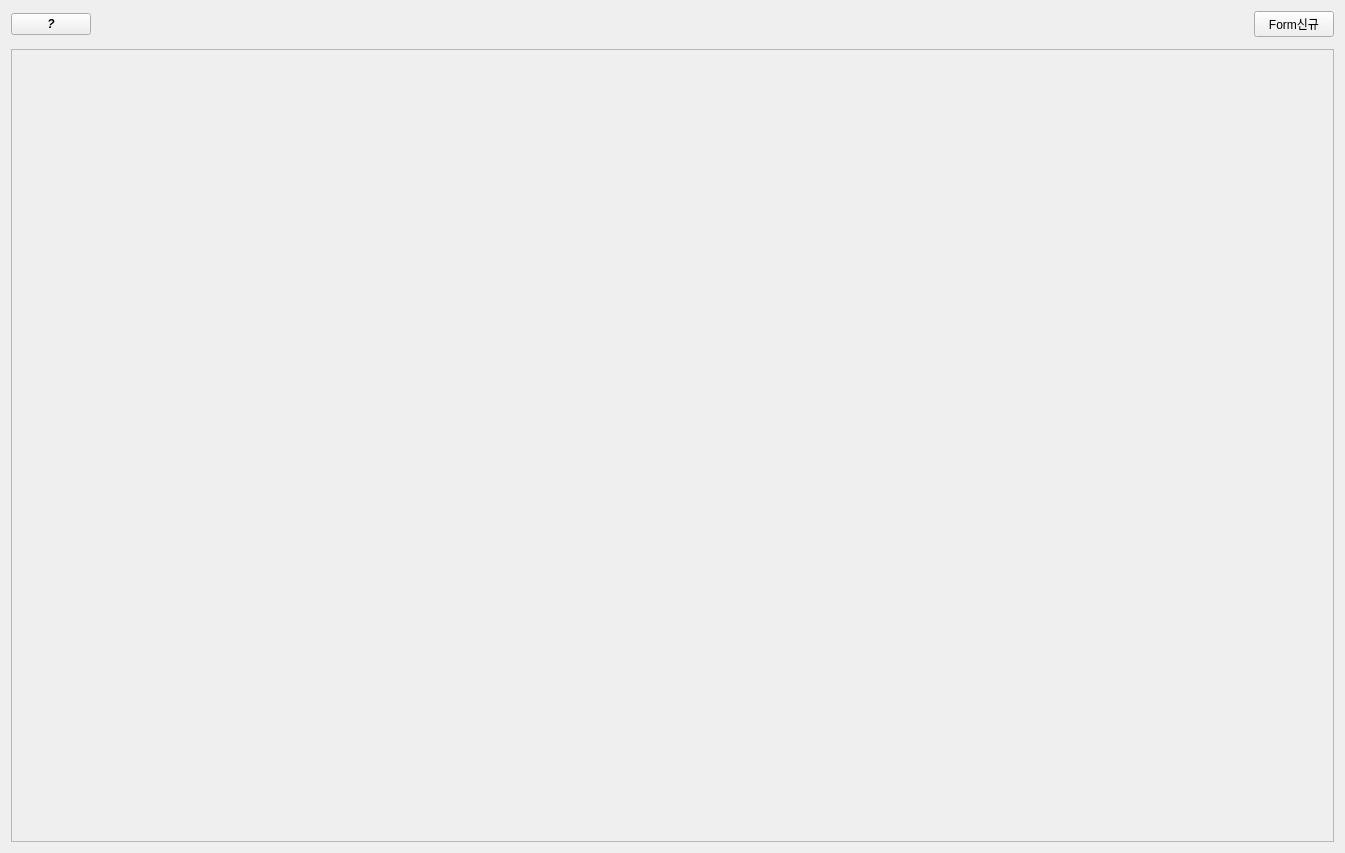
<?xml version="1.0" encoding="UTF-8"?>
<ui version="4.0">
 <class>Tab_App</class>
 <widget class="QWidget" name="Tab_App">
  <property name="geometry">
   <rect>
    <x>0</x>
    <y>0</y>
    <width>1345</width>
    <height>853</height>
   </rect>
  </property>
  <property name="windowTitle">
   <string>Form</string>
  </property>
  <layout class="QVBoxLayout" name="vLayout">
   <item>
    <widget class="QFrame" name="frame_info">
     <property name="sizePolicy">
      <sizepolicy hsizetype="Preferred" vsizetype="Fixed">
       <horstretch>0</horstretch>
       <verstretch>0</verstretch>
      </sizepolicy>
     </property>
     <property name="frameShape">
      <enum>QFrame::NoFrame</enum>
     </property>
     <property name="frameShadow">
      <enum>QFrame::Raised</enum>
     </property>
     <layout class="QHBoxLayout" name="horizontalLayout_4">
      <property name="leftMargin">
       <number>0</number>
      </property>
      <property name="topMargin">
       <number>0</number>
      </property>
      <property name="rightMargin">
       <number>0</number>
      </property>
      <property name="bottomMargin">
       <number>0</number>
      </property>
      <item>
       <widget class="QPushButton" name="pb_info">
        <property name="sizePolicy">
         <sizepolicy hsizetype="Fixed" vsizetype="Fixed">
          <horstretch>0</horstretch>
          <verstretch>0</verstretch>
         </sizepolicy>
        </property>
        <property name="font">
         <font>
          <italic>true</italic>
          <bold>true</bold>
         </font>
        </property>
        <property name="text">
         <string>?</string>
        </property>
       </widget>
      </item>
      <item>
       <spacer name="horizontalSpacer">
        <property name="orientation">
         <enum>Qt::Horizontal</enum>
        </property>
        <property name="sizeHint" stdset="0">
         <size>
          <width>1238</width>
          <height>20</height>
         </size>
        </property>
       </spacer>
      </item>
      <item>
       <widget class="QPushButton" name="PB_Form_New">
        <property name="text">
         <string>Form신규</string>
        </property>
       </widget>
      </item>
     </layout>
    </widget>
   </item>
   <item>
    <widget class="Wid_Search_for" name="Wid_Search_for" native="true">
     <property name="sizePolicy">
      <sizepolicy hsizetype="Preferred" vsizetype="Fixed">
       <horstretch>0</horstretch>
       <verstretch>0</verstretch>
      </sizepolicy>
     </property>
    </widget>
   </item>
   <item>
    <widget class="QFrame" name="frame_album_contents">
     <property name="frameShape">
      <enum>QFrame::StyledPanel</enum>
     </property>
     <property name="frameShadow">
      <enum>QFrame::Raised</enum>
     </property>
     <layout class="QVBoxLayout" name="verticalLayout_2">
      <item>
       <layout class="QGridLayout" name="gridLayout">
        <property name="sizeConstraint">
         <enum>QLayout::SetFixedSize</enum>
        </property>
        <item row="1" column="0">
         <widget class="Wid_album_망단위" name="Wid_album_5" native="true"/>
        </item>
        <item row="0" column="3">
         <widget class="Wid_album_망단위" name="Wid_album_3" native="true"/>
        </item>
        <item row="0" column="2">
         <widget class="Wid_album_망단위" name="Wid_album_2" native="true"/>
        </item>
        <item row="0" column="0">
         <widget class="Wid_album_망단위" name="Wid_album_0" native="true"/>
        </item>
        <item row="0" column="1">
         <widget class="Wid_album_망단위" name="Wid_album_1" native="true"/>
        </item>
        <item row="0" column="4">
         <widget class="Wid_album_망단위" name="Wid_album_4" native="true"/>
        </item>
        <item row="2" column="0">
         <widget class="Wid_album_망단위" name="Wid_album_10" native="true"/>
        </item>
        <item row="1" column="1">
         <widget class="Wid_album_망단위" name="Wid_album_6" native="true"/>
        </item>
        <item row="1" column="2">
         <widget class="Wid_album_망단위" name="Wid_album_7" native="true"/>
        </item>
        <item row="1" column="3">
         <widget class="Wid_album_망단위" name="Wid_album_8" native="true"/>
        </item>
        <item row="1" column="4">
         <widget class="Wid_album_망단위" name="Wid_album_9" native="true"/>
        </item>
        <item row="2" column="1">
         <widget class="Wid_album_망단위" name="Wid_album_11" native="true"/>
        </item>
        <item row="2" column="2">
         <widget class="Wid_album_망단위" name="Wid_album_12" native="true"/>
        </item>
        <item row="2" column="3">
         <widget class="Wid_album_망단위" name="Wid_album_13" native="true"/>
        </item>
        <item row="2" column="4">
         <widget class="Wid_album_망단위" name="Wid_album_14" native="true"/>
        </item>
       </layout>
      </item>
     </layout>
    </widget>
   </item>
  </layout>
 </widget>
 <customwidgets>
  <customwidget>
   <class>Wid_Search_for</class>
   <extends>QWidget</extends>
   <header location="global">modules.PyQt.Tabs.망관리.components.Wid_search_for_망관리_album</header>
   <container>1</container>
   <slots>
    <signal>singnal_search(dict)</signal>
   </slots>
  </customwidget>
  <customwidget>
   <class>Wid_album_망단위</class>
   <extends>QWidget</extends>
   <header>modules.PyQt.Tabs.망관리.widget.Wid_album_망단위</header>
   <container>1</container>
  </customwidget>
 </customwidgets>
 <resources/>
 <connections/>
</ui>
